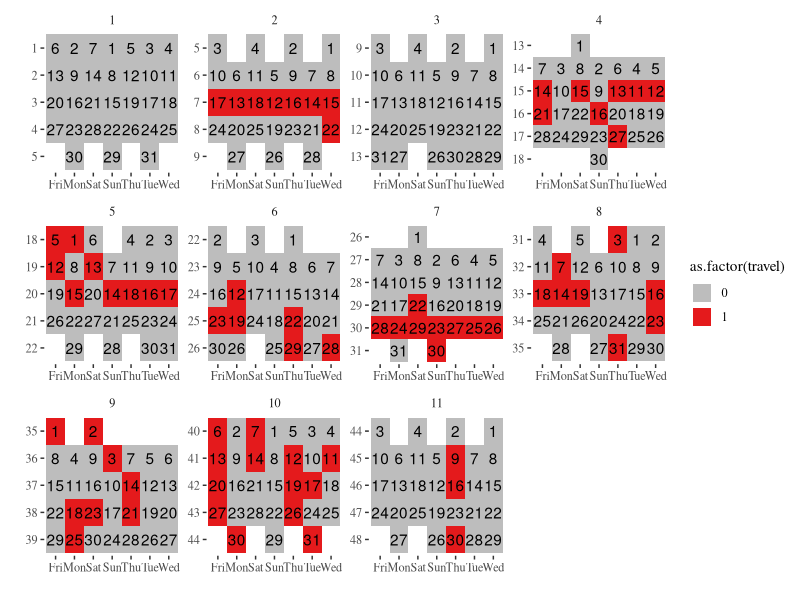

Write R code to recreate this figure.
# Libraries

library(dplyr)
library(ggplot2)
library(readxl)
library(ggthemes)
library(lubridate)

# Gerar a imagem

doria <- read_excel("./doria.xlsx") %>% 
  mutate(day=day(date),
         month=month(date),
         weekday=weekdays(date), 
         week=week(date)) %>% 
  filter(month!=12) %>% 
  mutate(weekday2=case_when(weekday=="Domingo" ~ 1,
                        weekday=="Segunda Feira" ~ 2,
                        weekday=="Terça Feira" ~ 3,
                        weekday=="Quarta Feira" ~ 4,
                        weekday=="Quinta Feira" ~ 5, 
                        weekday=="Sexta Feira" ~ 6, 
                        weekday=="Sábado" ~ 7, 
                        TRUE ~ NA)) %>% 
  ggplot(aes(x=reorder(substr(weekday, 1, 3),
                       weekday2), y=reorder(week, -week))) +
  geom_tile(aes(fill=as.factor(travel)), size=2) +
  geom_text(aes(label=as.character(day))) +
  facet_wrap(~month, scales="free") +
  theme_tufte() +
  scale_fill_manual(values=c("#bdbdbd", "#e41a1c")) +
  labs(x="", y="")

# Salvar como png 

ggsave("doria.png", plot=doria, width=8.4, height = 6.4, dpi=300)





